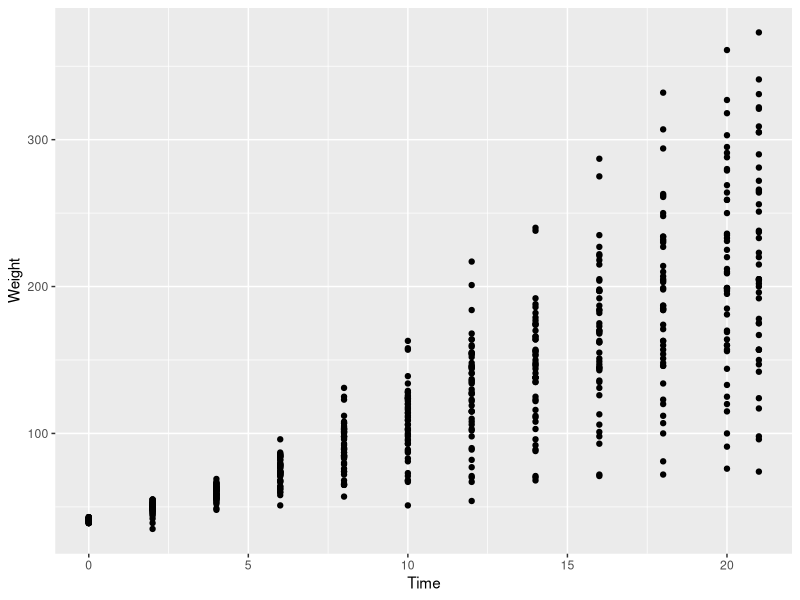
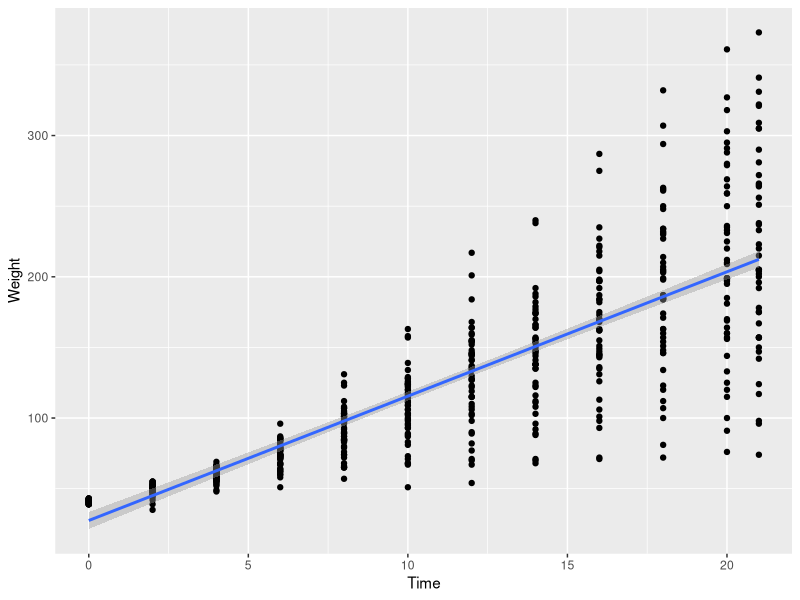

The R script that drew these images, in order:
## ---- chunk 1
date <- c(9,10,11,12,13,14,15)
weather <- c("sunny","hot","hot","rain","cloudy","cool","hail")
temp <- c(73,100,105,65,50,65,40)
## ---- chunk 2
unique(weather)
## ---- chunk 3
weather_in_noho <- data.frame(date, weather,temp)
weather_in_noho
## ---- chunk 4
# View "date" from data frame
weather_in_noho$date

# Calculate mean
mean(weather_in_noho$date)

# Table
table(weather_in_noho$weather, weather_in_noho$temp)
## ---- chunk 5
library(tidyverse)

glimpse(weather_in_noho)
## ---- chunk 6
# First few rows
head(weather_in_noho)

# Last few rows
tail(weather_in_noho)

# Number of rows
nrow(weather_in_noho)

# Number of columns
ncol(weather_in_noho)

# Column names
names(weather_in_noho)
## ---- chunk 7
# Change column names
new_names <- c("DATE", "WEATHER", "TEMP")
names(weather_in_noho) <- new_names
names(weather_in_noho)
## ---- chunk 8
ChickWeight
## ---- chunk 9
# Change title to make it tidy
new_title <- c("Weight","Time","Chick","Diet")
names(ChickWeight) <- new_title
ChickWeight
## ---- chunk 10
# Change title without manually changing each one of them
names(ChickWeight)[1] <- "Weight"
ChickWeight
## ---- chunk 11
# Get Metadata
?ChickWeight
## ---- chunk 12
glimpse(ChickWeight)
## ---- chunk 13
# Scatter Plot
ggplot(ChickWeight, aes(x=Time, y=Weight)) +
  geom_point()
## ---- chunk 14
ggplot(ChickWeight, aes(x=Time, y=Weight)) +
  geom_point() +
  geom_smooth(method = "lm")
